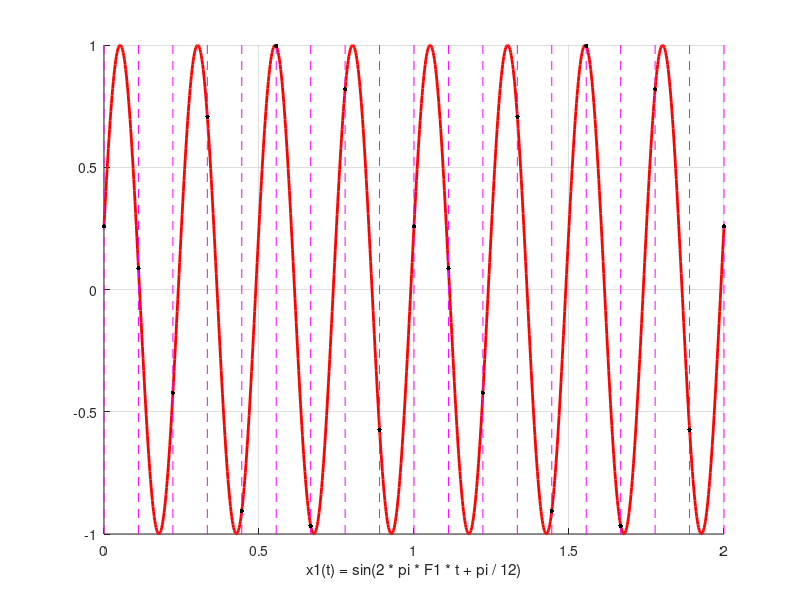
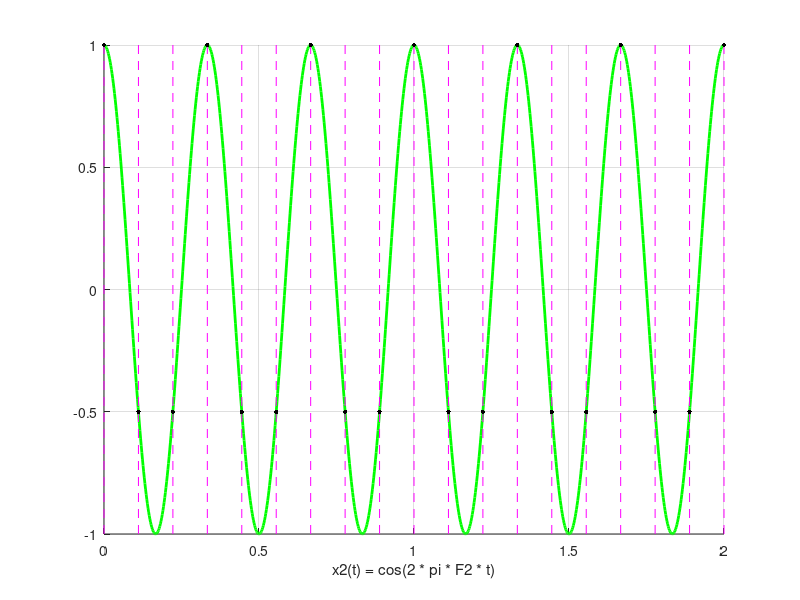
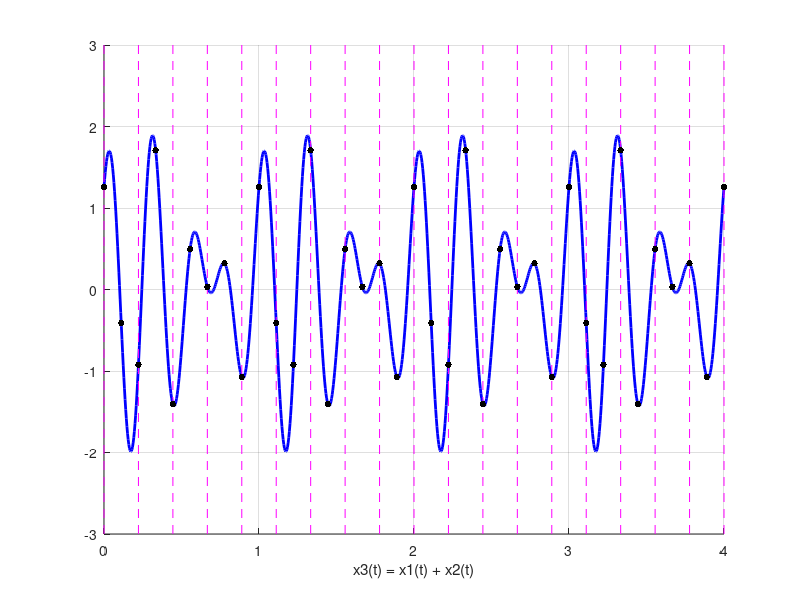
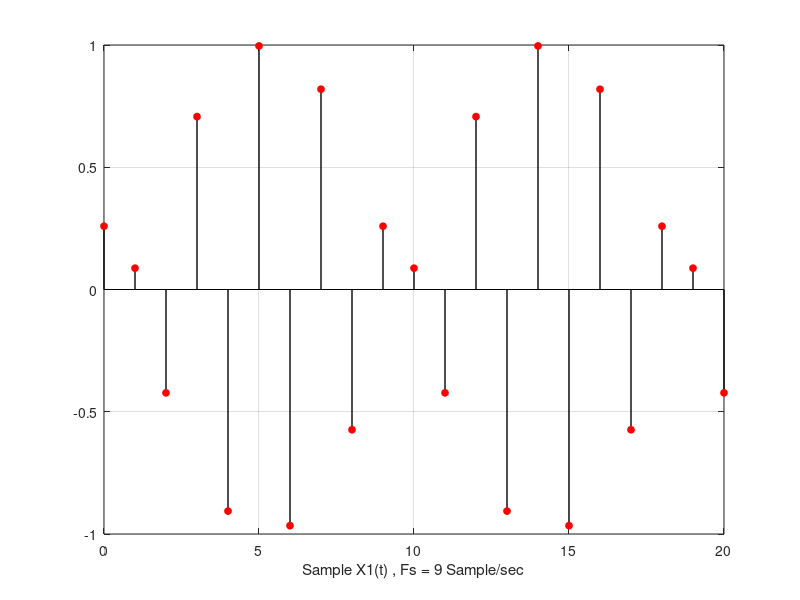

MATLAB code to generate these figures, in order:
figure(1);
clf;
t = linspace(0, 2, 1001);
F1 = 4;
X1 = sin(2 * pi * F1 * t + pi / 12);
line(t, X1, 'LineWidth', 2, 'Color', 'r');
xlim([0 2]);
ylim([-1 1]);
xlabel("x1(t) = sin(2 * pi * F1 * t + pi / 12)");
FS = 9;
TS = 1/FS;
n=0:20;
t=n*TS;
Xn = sin(2 * pi * F1 * t + pi / 12);
for n=0:20
    line(n*TS*[1 1],[-1 1],'Color','m','LineWidth',0.1,'LineStyle','--');
    line(n*TS,Xn(n+1),'Color','k','Marker','.','Markersize',10);
end
grid on
%------------------------------------------
figure(2);
clf;
clear; 
t = linspace(0, 2, 1001);
F2 = 3;
X2 = cos(2 * pi * F2 * t);
line(t, X2, 'LineWidth', 2, 'Color', 'g');
xlim([0 2]);
ylim([-1 1]);
xlabel("x2(t) = cos(2 * pi * F2 * t)");
FS = 9;
TS = 1/FS;
n=0:20;
t=n*TS;
Xn = cos(2 * pi * F2 * t);
for n=0:20
    line(n*TS*[1 1],[-1 1],'Color','m','LineWidth',0.1,'LineStyle','--');
    line(n*TS,Xn(n+1),'Color','k','Marker','.','Markersize',10);
end
grid on
%------------------------------------------
figure(3);
clf;
clear; 
F1 = 4;
F2 = 3;
t = linspace(0, 4, 1001);
X1 = sin(2 * pi * F1 * t + pi / 12);
X2 = cos(2 * pi * F2 * t);
X3 = X1 + X2;
line(t, X3, 'LineWidth', 2, 'Color', 'b');
xlim([0 4]);
ylim([-3 3]);
xlabel("x3(t) = x1(t) + x2(t)");
FS = 9;
TS = 1/FS;
n=0:40;
t=n*TS;
X1 = sin(2 * pi * F1 * t + pi / 12);
X2 = cos(2 * pi * F2 * t);
Xn = X1+X2;
for n=0:40
    line(n*TS*[2 2],[-3 3],'Color','m','LineWidth',0.1,'LineStyle','--');
    line(n*TS,Xn(n+1),'Color','k','Marker','.','Markersize',15);
end
grid on
%------------------------------------------
figure(4);
clf;
clear; 
FS = 9;
TS = 1/FS;
n = 0:20;
F1 = 4;
F2 = 3;
t =n*TS;
X1n = sin(2 * pi * F1 * t + pi / 12);
stem(n, X1n, 'LineWidth', 1, 'Color', 'k','MarkerSize', 5, 'Marker', 'o', 'MarkerEdgeColor', 'r', 'MarkerFaceColor', 'r');
xlim([0 20]);
xlabel("Sample X1(t) , Fs = 9 Sample/sec");
grid on

figure(5);
clf;
X2n = cos(2 * pi * F2 * t);
stem(n, X2n, 'LineWidth', 1, 'Color', 'k','MarkerSize', 5, 'Marker', 'o', 'MarkerEdgeColor', 'r', 'MarkerFaceColor', 'r');
xlim([0 20]);
xlabel("Sample X2(t) , Fs = 9 Sample/sec");
grid on
figure(6);
clf;
clear; 
FS = 9;
TS = 1/FS;
n = 0:20;
F1 = 4;
F2 = 3;
t =n*TS;
X1n = sin(2 * pi * F1 * t + pi / 12);
X2n = cos(2 * pi * F2 * t);
X3n = X1n + X2n;
stem(n, X3n, 'LineWidth', 1, 'Color', 'k','MarkerSize', 5, 'Marker', 'o', 'MarkerEdgeColor', 'r', 'MarkerFaceColor', 'r');
xlim([0 20]);
xlabel("Sample X3(t) , Fs = 9 Sample/sec");
grid on
